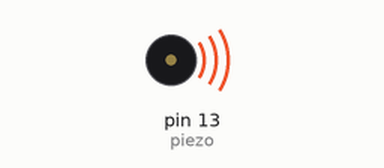
Bench run of a sketch on a simulated Arduino Uno, built with avr-gcc and run on an emulated ATmega328P. On the bench: buzzer (waves = sounding).

Above: at 1.4 s.
At 5.9 s:
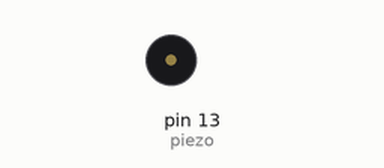
Timing chart, 0 to 9.8 s (numbered marks = the images above):
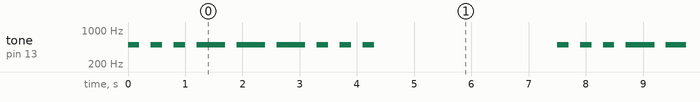

The sketch:

Natalie_L2_OutputSOS.ino
```cpp
// C++ code
//

int piezo=13;

int shortSpeed=200;
int longSpeed=500;
int rest=200;

void setup()
{
  pinMode(piezo, OUTPUT);
}

//function for 3 repeated short tones
void threeShort(){

  int i; //initialize var for for loop
  for (i=0;i<3;i++){
    tone(piezo,500);
    delay(shortSpeed);

    noTone(piezo);
    delay(rest);
  }
}

void loop()
{

  threeShort();

  int i;
  for (i=0;i<3;i++){ //three long
  	tone(piezo,500);
    delay(longSpeed);

    noTone(piezo);
    delay(rest);
  }

  threeShort();

  noTone(13);
  delay(3000); //pulse for 3000ms
}
```

Measured:
- by itself, tone on pin 13 (piezo): repeats every 7.5 s: 2 × (silent 0.20 s, 500 Hz 0.20 s), 3 × (silent 0.20 s, 500 Hz 0.50 s), 3 × (silent 0.20 s, 500 Hz 0.20 s), silent 3.2 s, 500 Hz 0.20 s
